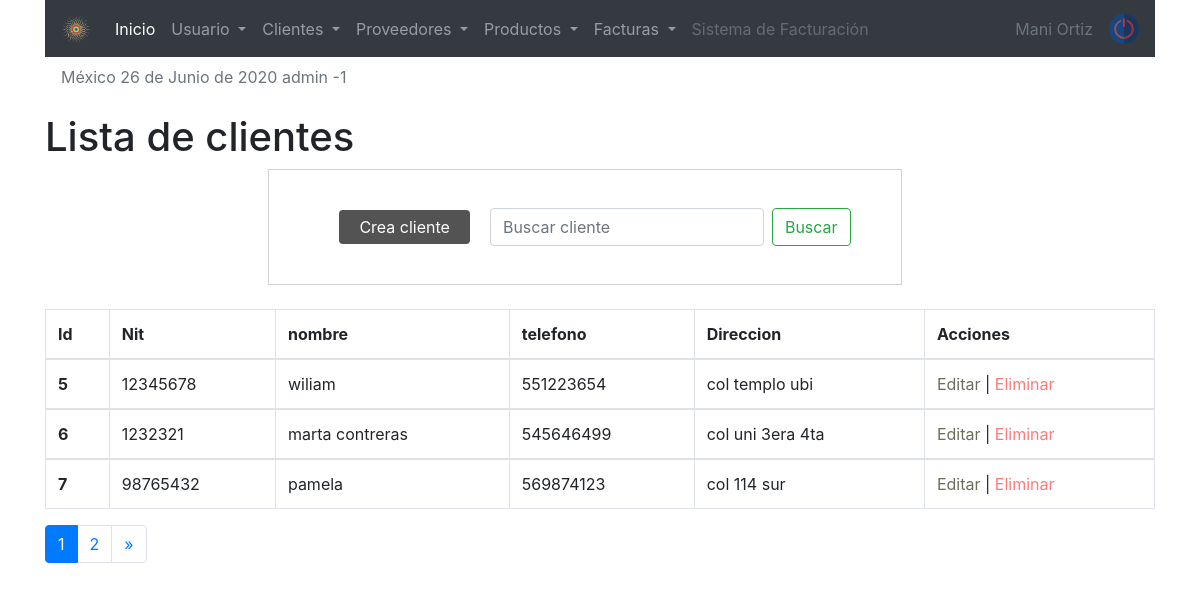
The page /sistema/lista_clientes.php (signed in) on the database its author committed.
### tables this page shows
CREATE TABLE `cliente` (
  `idcliente` int(11) NOT NULL,
  `nit` int(11) DEFAULT NULL,
  `nombre` varchar(80) DEFAULT NULL,
  `telefono` int(11) DEFAULT NULL,
  `direccion` text DEFAULT NULL,
  `dateadd` datetime NOT NULL DEFAULT current_timestamp(),
  `usuario_id` int(11) NOT NULL,
  `estatus` int(11) NOT NULL DEFAULT 1
);

### sistema/lista_clientes.php (the view, shortened to what this page needs)
<?php
include "../conexion.php"
?>
<!doctype html>
<html lang="en">
<link rel="stylesheet" href="css/style1.css">
  <head>
    <?php include "includes/scripts.php" ?>
  </head>
  <body>
  <?php include "includes/header.php" ?>
    <div class="container">
        <h1>Lista de clientes </h1>
     <div class="container row">
     <form class="form-inline my-2 my-lg-0" action="buscar_cliente.php" method="get">
     <a href="registro_cliente.php" class="btn_new">Crea cliente</a>
      <input class="form-control mr-sm-2" type="search" placeholder="Buscar cliente" aria-label="Search" name="busqueda" id="busqueda">
      <button class="btn btn-outline-success my-2 my-sm-0" type="submit" value="buscar">Buscar</button>
    </form>
    </div>
<br>
<div class="table-responsive">
            <table class="table table-bordered  table-responsive-xl">
            <thead>
                <tr>
                <th scope="col">Id</th>
                <th scope="col">Nit</th>
                <th scope="col">nombre</th>
                <th scope="col">telefono</th>
                <th scope="col">Direccion</th>
                <th scope="col">Acciones</th>
                </tr>
            </thead>
            <?php
            $sql_registe = mysqli_query($conection, "SELECT COUNT(*) as total_registro FROM cliente WHERE estatus = 1 " );
            $result_register = mysqli_fetch_array($sql_registe);
			$total_registro = $result_register['total_registro'];
			$por_pagina = 3;
			if(empty($_GET['pagina']))
			{
				$pagina = 1;
			}else{
				$pagina = $_GET['pagina'];
			}
			$desde = ($pagina-1) * $por_pagina;
			$total_paginas = ceil($total_registro / $por_pagina);
            $query = mysqli_query($conection, "SELECT * FROM cliente
                                                    WHERE estatus = 1 ORDER BY idcliente ASC LIMIT $desde,$por_pagina " );
            $result = mysqli_num_rows($query);
            if($result > 0 ){
                while ($data = mysqli_fetch_array($query)){
                    if($data['nit' ] == 0){
                        $nit = 'C/F';
                    }else{
                        $nit = $data['nit'];
                    }
            ?>
            <tbody>
                <tr>
                <th scope="row"><?php echo $data['idcliente']; ?></th>
                <td><?php echo $nit; ?></td>
                <td><?php echo $data['nombre']; ?></td>
                <td><?php echo $data['telefono']; ?></td>
                <td><?php echo $data['direccion']; ?></td>
                <td>
                    <a href="editar_cliente.php?id=<?php echo $data['idcliente']; ?>" class="link_edit">Editar </a>
                    <?php
                    if($_SESSION['rol'] == 1 || $_SESSION['rol'] == 2 ){
                    ?>
|
                    <a href="eliminar_confirmar_cliente.php?id=<?php echo $data['idcliente']; ?>" class="link_delete">Eliminar</a>
                <?php } ?>
                </td>
                </tr>
            </tbody>
            <?php
        }
            }
            ?>
            </table>
            <nav aria-label="Page navigation example">
                <ul class="pagination">
                    <?php
                    for($i=1; $i <= $total_paginas ; $i++){
                        if($i == $pagina){
                            echo '<li class="page-item active"><a class="page-link" href="?pagina='.$i.'">'.$i.'</a></li>';
                        }else{
                            echo '<li class="page-item"><a class="page-link" href="?pagina='.$i.'">'.$i.'</a></li>';
                        }
                    }
                    if ($pagina != $total_paginas){
                    ?>
                    <li class="page-item">
                    <a class="page-link" href="?pagina=<?php echo $pagina + 1; ?>" aria-label="Next">
                        <span aria-hidden="true">&raquo;</span>
                    </a>
                    </li>
                <?php } ?>
                </ul>
            </nav>
    </div>
    </div>
   </body>
</html>

### sistema/css/style1.css (style rules this page uses)
form { margin: auto; padding: 20px 50px; border: 1px solid #d1d1d1; }
.btn_new { background: rgb(83, 83, 83); color: rgb(255, 255, 255); display: inline-block; padding: 5px 20px; border-radius: 4px; margin: 20px; }
.link_edit { color: rgb(109, 109, 94); }
.link_delete { color: rgb(255, 122, 122); }

### rows shown on the page
cliente: idcliente "5", nit "12345678", nombre "wiliam", telefono "551223654", direccion "col templo ubi"
cliente: idcliente "6", nit "1232321", nombre "marta contreras", telefono "545646499", direccion "col uni 3era 4ta"
cliente: idcliente "7", nit "98765432", nombre "pamela", telefono "569874123", direccion "col 114 sur"

### other values the page prints
fechaC() "26 de Junio de 2020"
$_SESSION['user'] "admin"
$_SESSION['rol'] "1"
